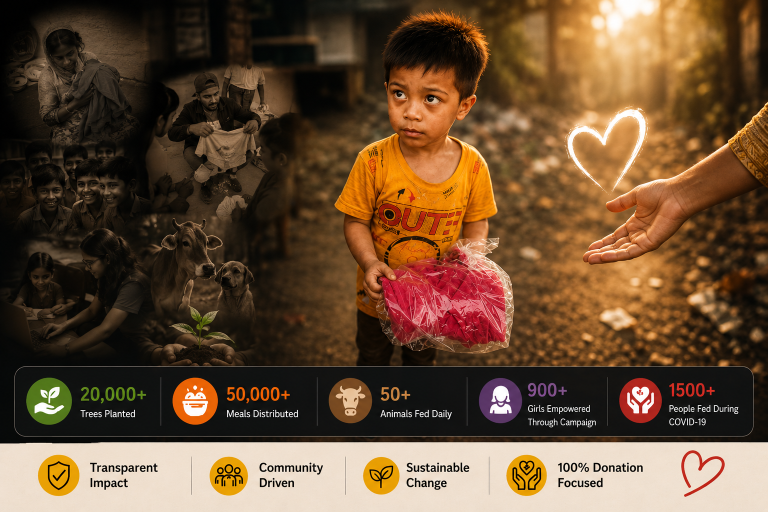
#> input picture assets/hero-1.png, 1536 x 1024 px (shown at 1/2 size)
$ python generate-hero-images.py
#> lines starting #> are read from the running program, lines starting #| are printed output that depends on the picture
"""Regenerate responsive hero images from assets/hero-1.png.

Run: python tools/generate-hero-images.py
"""
from pathlib import Path
from PIL import Image

ROOT = Path(__file__).resolve().parents[1]
SRC = ROOT / "assets" / "hero-1.png"
OUT = ROOT / "assets" / "hero"
WIDTHS = [480, 640, 768, 1024, 1200, 1536]


def main():
    if not SRC.exists():
        raise SystemExit(f"Source not found: {SRC}")

    OUT.mkdir(parents=True, exist_ok=True)
    src = Image.open(SRC).convert("RGB")
#> src is the input picture: PIL image 1536x1024 RGB; mean R, G, B 104.4, 77.2, 52.4
    orig_w, orig_h = src.size
#> orig_w = 1536; orig_h = 1024

    for w in WIDTHS:
        if w > orig_w:
            w = orig_w
        ratio = w / orig_w
        h = int(orig_h * ratio)
        im = src.resize((w, h), Image.Resampling.LANCZOS)
        im.save(OUT / f"hero-{w}.webp", "WEBP", quality=72, method=6)
        im.save(
            OUT / f"hero-{w}.jpg",
            "JPEG",
            quality=78,
            optimize=True,
            progressive=True,
        )
        webp_kb = (OUT / f"hero-{w}.webp").stat().st_size // 1024
        jpg_kb = (OUT / f"hero-{w}.jpg").stat().st_size // 1024
        print(f"hero-{w}: webp {webp_kb}KB, jpg {jpg_kb}KB")
#> this loop made 6 passes
#> pass 1, in main, `im = src.resize((w, h), Image.Resampling.LANCZOS)`:
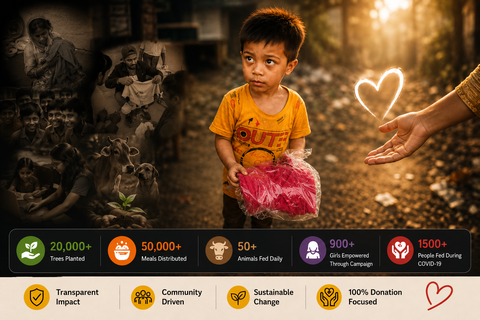
#> im: PIL image 480x320 RGB; mean R, G, B 104.4, 77.2, 52.4
#> pass 2, in main, `im = src.resize((w, h), Image.Resampling.LANCZOS)`:
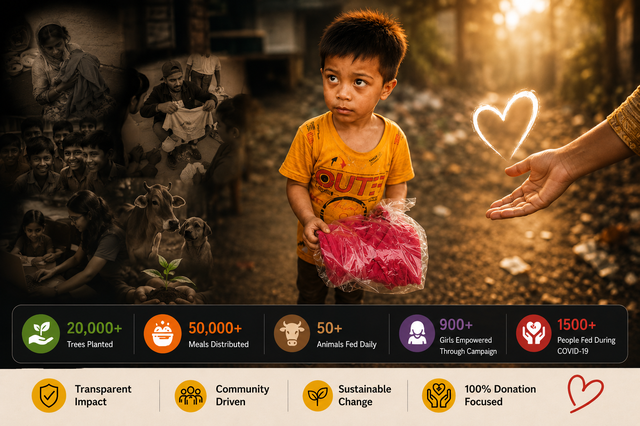
#> im: PIL image 640x426 RGB; mean R, G, B 104.4, 77.2, 52.4
#> pass 3, in main, `im = src.resize((w, h), Image.Resampling.LANCZOS)`:
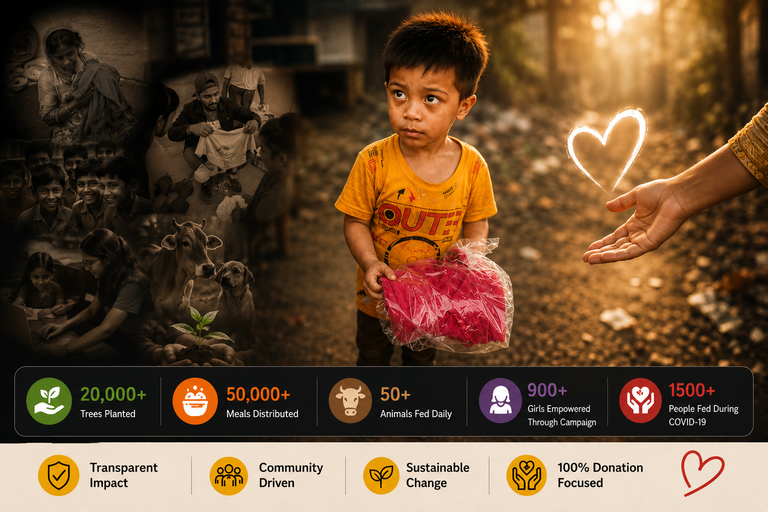
#> im: PIL image 768x512 RGB; mean R, G, B 104.4, 77.2, 52.4


if __name__ == "__main__":
    main()
